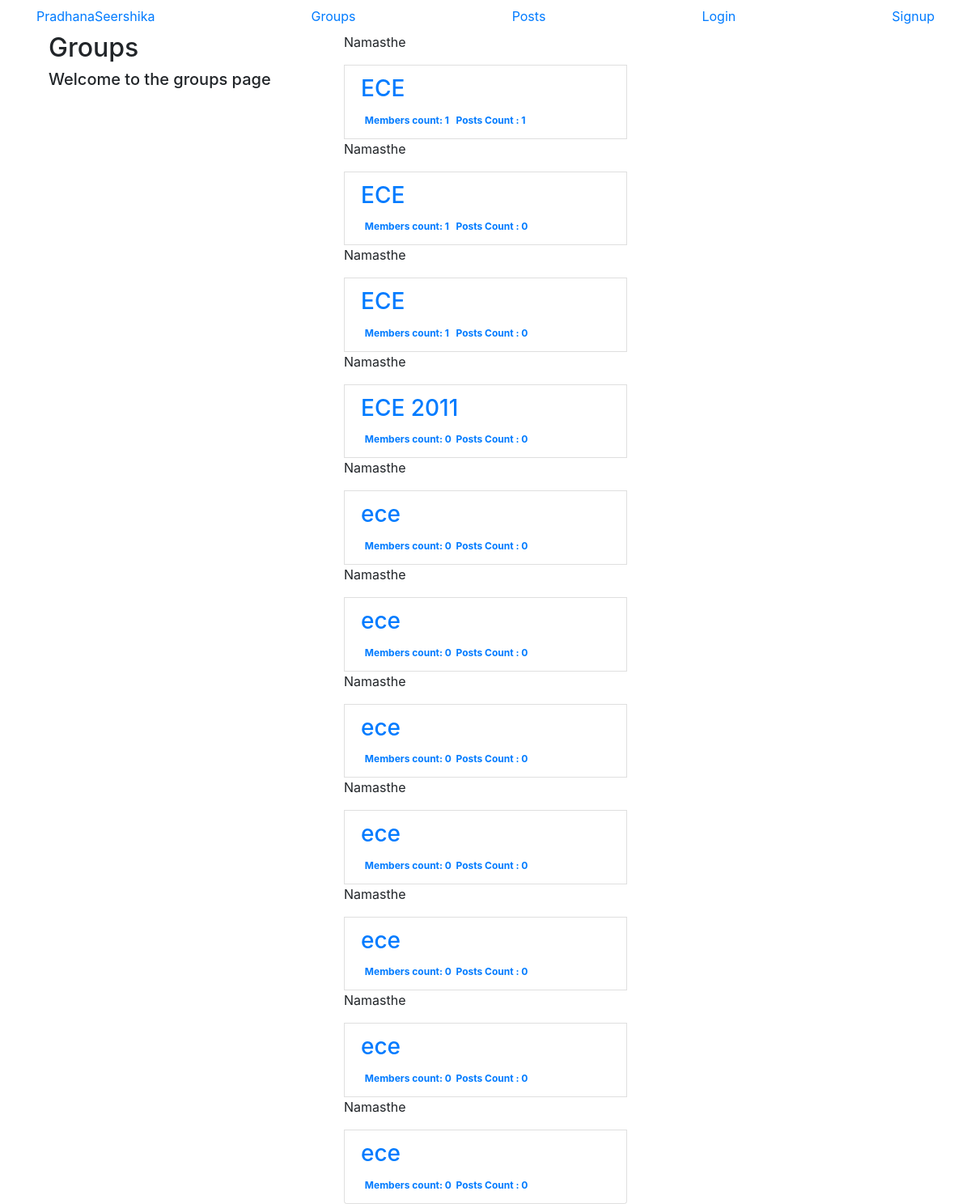
The app's page /groups/ with its own data.
### groups/models.py (models this page shows, shortened)
class Group(models.Model):
    name = models.CharField(max_length=47)
    description = models.TextField(blank=True,default='')
    image = models.ImageField(upload_to='group_images',blank=True)
    members = models.ManyToManyField(to=User,through='GroupMember')
    class Meta:
        ordering=['name']

### groups/views.py (the view)
# urls.py: path('',views.GroupList.as_view(),name='list'),
class GroupList(ListView):
    model = Group

### groups/templates/groups/group_list.html (shortened to what this page needs)
{% extends 'groups/group_base.html' %}
{% block pregroup %}
    <div class="col-md-4">
        <div class="container">
            <h2>Groups</h2>
            <h5>Welcome to the groups page</h5>
        </div>
    </div>
{% endblock %}
{% block groupcontent %}
    <div class="col-md-4">
        <div class="list-group">
            {% for group in group_list %}
                 <p>Namasthe</p>
                <a class="list-group-item" href="{% url 'groups:detail' pk=group.pk %}">
                    <h3 class="title list-group-item-heading">{{group.name}}</h3>
                    <div class="row">
                        <div class="col-md-4">
                            <span class="badge">Members count: {{group.members.count}}</span>
                        </div>
                        <div class="col-md-4">
                            <span class="badge">Posts Count : {{group.groupposts.count}} </span>
                        </div>
                    </div>
                </a>
            {% endfor %}
        </div>
    </div>
{% endblock %}

### records on screen
Group: name "ECE", members.count "1", groupposts.count "1"
Group: name "ECE", members.count "1", groupposts.count "0"
Group: name "ECE", members.count "1", groupposts.count "0"
Group: name "ECE 2011", members.count "0", groupposts.count "0"
Group: name "ece", members.count "0", groupposts.count "0"
Group: name "ece", members.count "0", groupposts.count "0"
Group: name "ece", members.count "0", groupposts.count "0"
Group: name "ece", members.count "0", groupposts.count "0"
Group: name "ece", members.count "0", groupposts.count "0"
Group: name "ece", members.count "0", groupposts.count "0"
Group: name "ece", members.count "0", groupposts.count "0"
